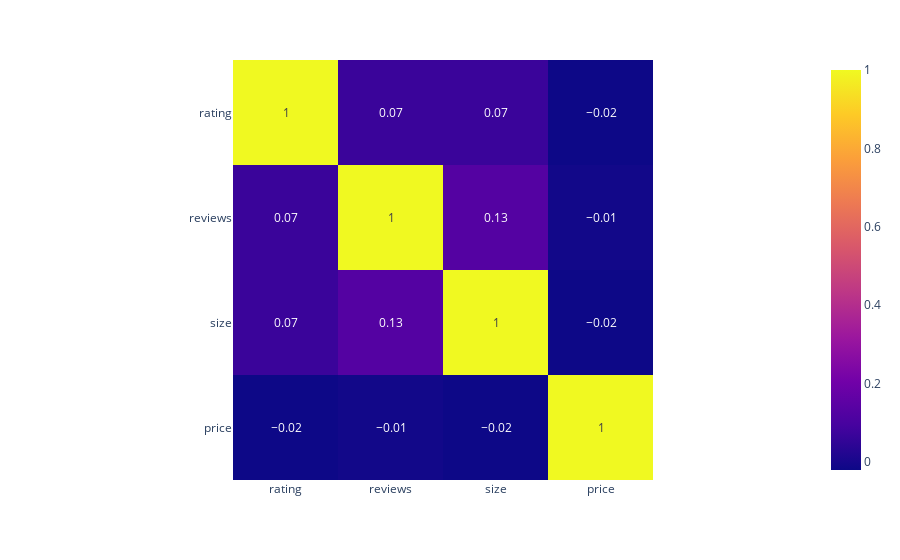

The notebook cell saved with this chart:
### Code cell


### Figure 1 — Plotly figure (JSON) as saved in the notebook; plotly's stock layout.template omitted (floating-point values rounded to 4 significant figures)
{"data": [{"coloraxis": "coloraxis", "hovertemplate": "x: %{x}<br>y: %{y}<br>color: %{z}<extra></extra>", "name": "0", "texttemplate": "%{z}", "type": "heatmap", "x": ["rating", "reviews", "size", "price"], "xaxis": "x", "y": ["rating", "reviews", "size", "price"], "yaxis": "y", "z": [[1, 0.07, 0.07, -0.02], [0.07, 1, 0.13, -0.01], [0.07, 0.13, 1, -0.02], [-0.02, -0.01, -0.02, 1]]}], "layout": {"coloraxis": {"colorscale": [[0, "#0d0887"], [0.1111, "#46039f"], [0.2222, "#7201a8"], [0.3333, "#9c179e"], [0.4444, "#bd3786"], [0.5556, "#d8576b"], [0.6667, "#ed7953"], [0.7778, "#fb9f3a"], [0.8889, "#fdca26"], [1, "#f0f921"]]}, "margin": {"t": 60}, "xaxis": {"anchor": "y", "constrain": "domain", "domain": [0, 1], "scaleanchor": "y"}, "yaxis": {"anchor": "x", "autorange": "reversed", "constrain": "domain", "domain": [0, 1]}}}
